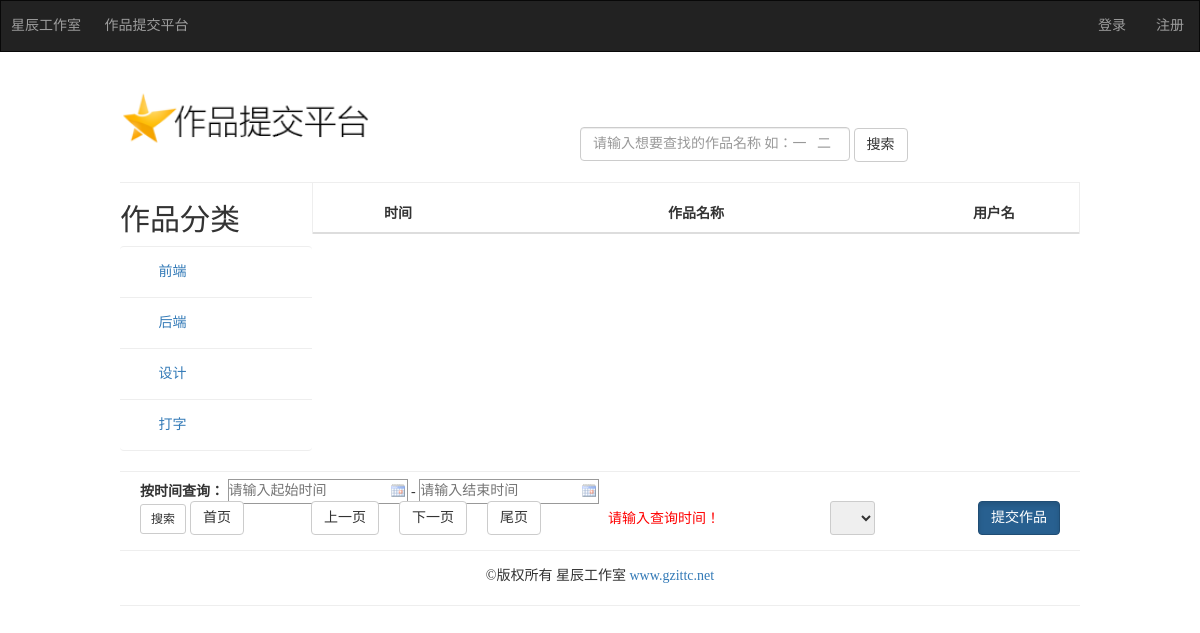
The app's page /tasks/calendar.php with its own data.
### tables this page shows
CREATE TABLE IF NOT EXISTS `task_types` (
  `id` int(11) NOT NULL AUTO_INCREMENT,
  `name` varchar(20) NOT NULL,
  PRIMARY KEY (`id`)
);

### tasks/calendar.php (the view, shortened to what this page needs)
<?php include('config.php'); ?>
<!DOCTYPE html>
<html>
<head>
	<link href="css/bootstrap.min.css" rel="stylesheet">
	<link href="css/index.css" rel="stylesheet">
</head>
<body id="calendar">
	<nav class="navbar navbar-inverse">
		<div class="navleft">
			<a href="http://www.gzittc.net">星辰工作室</a>
			<a href="index.php">作品提交平台</a>
		</div>
		  <div id="navbar" class="navbar-collapse collapse">
		    <ul class="nav navbar-nav navbar-right">
		    <?php if(isset($_SESSION['user'])){ ?>
				<li><a href="#"><?php echo $_SESSION['user']; ?></a></li>
				<li><a href="logout.php">退出</a></li>
			<?php }else{ ?>
				<li><a href="login.php">登录</a></li>
				<li><a href="reg.php">注册</a></li>
			<?php } ?>
		    </ul>
		  </div>
	</nav>
	<div class="page-header">
	<h1><a href="index.php"><img class="logo" src="img/logo.png"/></a></h1>
		 <form class="fuzzy" action="index.php" method="post" class="navbar-form navbar-left" role="search">
			 <div class="form-group">
			     <input type="text" class="form-control"  name="fuzzyText" placeholder="请输入想要查找的作品名称 如：一   二">
		 	     <button type="submit"  class="btn btn-default"  name="fuzzyName">搜索</button>
			 </div>
	 	</form>
	</div>
<section class="cont">
	<div class="left">
			<h2 class="sub-header">作品分类</h2>
				<div class="list-group">
				<?php
					$sql = "SELECT * FROM task_types";
					$result = mysql_query($sql);
					$task_types = array();
					while($user = mysql_fetch_array($result)){
						$task_types[] = $user;
					}
				?>
				<?php foreach ($task_types as $key => $value) { ?>
					<button type="button" class="list-group-item"><a class="displayblock" href="sections.php?id=<?php echo $value['id'] ?>"><?php echo $value['name'] ?></a></button>
				<?php } ?>
				</div>
		</div>
	<div class="right">
			<table class="table table-hover table-striped">
			  <thead>
			    <tr>
			      <th>时间</th>
			      <th>作品名称</th>
			      <th>用户名</th>
			    </tr>
			  </thead>
<?php
$limit = 11;
$page = isset($_GET['page'])?$_GET['page']:1;
$start = ($page - 1)*$limit;
if(isset($_POST['CalendarStart']) && !empty($_POST['CalendarStart']) && !empty($_POST['CalendarEnd'])){
	if(isset($_GET['s']) && isset($_GET['x'])){
		$CalendarStart = $_POST['CalendarStart'];
		$CalendarEnd = $_POST['CalendarEnd'];
		$sql = "SELECT * FROM tasks INNER JOIN users  ON tasks.user_id=users.id  WHERE calendar  between '$CalendarStart' and '$CalendarEnd' ORDER BY `tasks`.`calendar` DESC limit $start, $limit";
		$result = mysql_query($sql);
		if($user['time'] < 12){
			$time = '上午';
		}else{
			$time = '下午';
		}
		while($Calendarn = mysql_fetch_assoc($result)){
			echo "<tr>".'<td>'.'['.$Calendarn['calendar'].$time.']'.'</td><td>'.$Calendarn['name'].'</td><td>'.$Calendarn['username'].'</td>';
			if(isset($_SESSION['user'])){
				echo " <td><a href='$user[download_path]'><button type='button' class='btn btn-default'>下载</button></a></td>"."</tr>";
			}
		}
	}else{
		$CalendarStart = $_POST['CalendarStart'];
		$CalendarEnd = $_POST['CalendarEnd'];
		$sql = "SELECT * FROM tasks INNER JOIN users  ON tasks.user_id=users.id  WHERE calendar  between '$CalendarStart' and '$CalendarEnd' ORDER BY `tasks`.`calendar` DESC limit $start, $limit";
		$result = mysql_query($sql);
		if($user['time'] < 12){
			$time = '上午';
		}else{
			$time = '下午';
		}
		while($Calendarn = mysql_fetch_assoc($result)){
			echo "<tr>".'<td>'.'['.$Calendarn['calendar'].$time.']'.'</td><td>'.$Calendarn['name'].'</td><td>'.$Calendarn['username'].'</td>';
			if(isset($_SESSION['user'])){
				echo " <td><button type='button' class='btn btn-default'><a href='$user[download_path]'>下载</a></button></td>"."</tr>";
			}
		}
	}
}else{
	$err =  "请输入查询时间！";
}
?>
		</table>
	</div>
</section>
<div class="page-header bg">
	 <form class="Calendar" action="calendar.php" method="post" accept-charset="utf-8">
	 	<span><b>按时间查询：</b></span>
	 	<input class="Wdate" type="text" name="CalendarStart" onClick="WdatePicker()" placeholder="请输入起始时间">
	 	<span>-</span>
	 	<input class="Wdate" type="text" name="CalendarEnd" onClick="WdatePicker()" placeholder="请输入结束时间">
	 	<input class="btn btn-default btn-sm" type="submit" name="CalendarnName" value="搜索">
	 	<span class='err'><?php if(isset($err)){echo $err;} ?></span>
	</form>
	<form action="calendar.php" method="get" accept-charset="utf-8">
		<ul class="pagemenu">
			<li><a href="index.php"><button type="button" class="btn btn-default">首页</button></a></li>
			<li><a>&nbsp;</a></li>
			<li><a>&nbsp;</a></li>
			<li><a name="s" href="calendar.php?page=<?php echo $page-1; ?>"><button type="button" class="btn btn-default">上一页</button></a></li>
			<li><a name="x" href="calendar.php?page=<?php echo $page+1; ?>"><button type="button" class="btn btn-default">下一页</button></a></li>
			<li><a href="calendar.php?page=<?php echo $all_page ?>"><button type="button" class="btn btn-default">尾页</button></a></li>
		</ul>
		<select  class="thispage" onchange="location.href='page.php?page='+this.value;">
		</select>
	</form>
	<a href="upload.php" class="btn btn-primary btn-default active shangchuang" role="button">提交作品</a>
</div>
<footer class="page-header">
	<p class="copyright">&copy版权所有 星辰工作室 <a href="http://www.gzittc.net">www.gzittc.net</a></p>
</footer>
</body>
</html>

### tasks/css/index.css (style rules this page uses)
* { margin:0;padding:0; }
ul li { list-style: none; }
body { font-family:'微软雅黑';font-size:14px; }
.copyright { height: 20px;text-align: center;margin-top: 15px; }
.navleft { float: left; }
.navleft a { display: inline-block;height: 50px;line-height: 50px;color: #9d9d9d;text-decoration: none; padding:0 10px;cursor: pointer; }
.navbar-inverse { border-radius: 0; }
.logo { width:250px; }
.page-header,.cont { width: 80%;margin:0 10%;position:relative; }
.bg { height: 80px;border-top: 1px solid #eee;margin:0 auto; }
.left { width: 20%;float:left; }
.list-group-item { border:0px;border-bottom:1px solid #eee;border-top:1px solid #eee;padding: 0; }
.list-group-item a { text-decoration: none; }
.displayblock { display: block;padding: 15px;padding-left: 20%; }
.right { width: 80%;float:right;border-left: 1px solid #eee;border-right: 1px solid #eee; }
.table * { text-align: center; }
.table { margin-bottom: 0; }
.table tr { height: 50px;line-height: 40px; }
.table th:nth-child(1) { width:20%; }
.table th:nth-child(2) { width:50%; }
.table th:nth-child(3) { width:20%; }
.shangchuang { position: absolute;bottom:15px;right:20px; }
.Calendar { position: absolute;left: 20px;bottom:16px;width: 500px; }
.Calendar .Wdate { height: 25px; }
.fuzzy { position: absolute;right: 0px;bottom:5px;width: 500px; }
.form-control { display:inline;width: 54%; }
.pagemenu { position: absolute;right: 400px;bottom:5px;width: 500px; }
.pagemenu li { float:left;margin:0 10px; }
.pagemenu li a { display: block; }
.thispage { position: absolute;left: 710px;top: 29px;width:45px;height: 34px;border-radius: 3px;border-color: #ccc; }
#calendar .err { color:red; position: absolute; right:-80px; bottom:5px; }

### tasks/My97DatePicker/skin/WdatePicker.css (style rules this page uses)
.Wdate { border:#999 1px solid; height:20px; background:#fff url(datePicker.gif) no-repeat right; }

### records on screen
task_types: name "前端"
task_types: name "后端"
task_types: name "设计"
task_types: name "打字"

### other values on screen
$err "请输入查询时间！"
